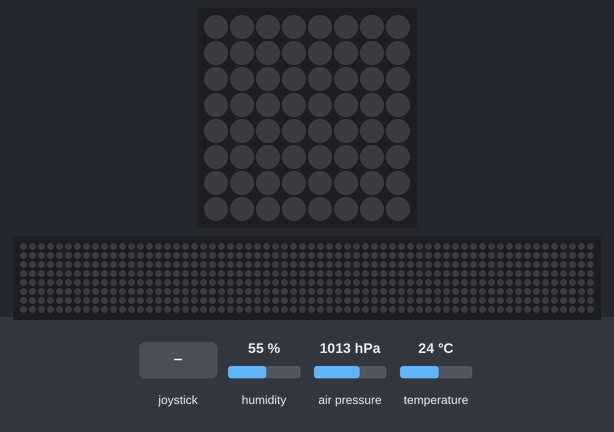
Recording of a program running on a simulated Raspberry Pi (BCM pin numbers) with a Sense HAT. Shown: the Sense HAT's 8×8 RGB LED matrix, a strip that is not on the board, showing the scrolling text unrolled. The inputs (shaded band) are chosen by the test bench; at power-on: temperature 24 °C, humidity 55 %, air pressure 1013 hPa. Dim RGB values are drawn brighter than linear; the clock reads 2024-03-15 10:24:30 at power-on unless the program sets it; the 64×8 strip is a reading aid, not a part: it shows the text the matrix is scrolling, unrolled, one strip-width of it at a time.

Above: at 1.2 s.
1.3 s: joystick clicked
At 1.45 s:
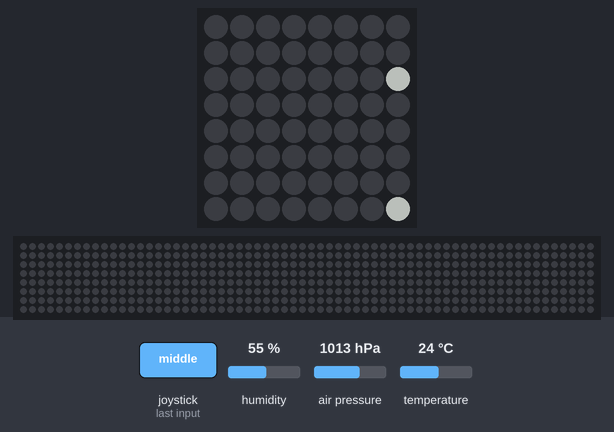
At 1.95 s:
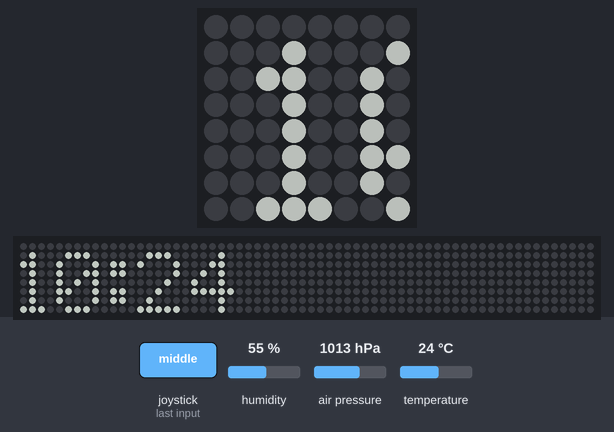
3.2 s: temperature set to 12 °C
At 5.17 s:
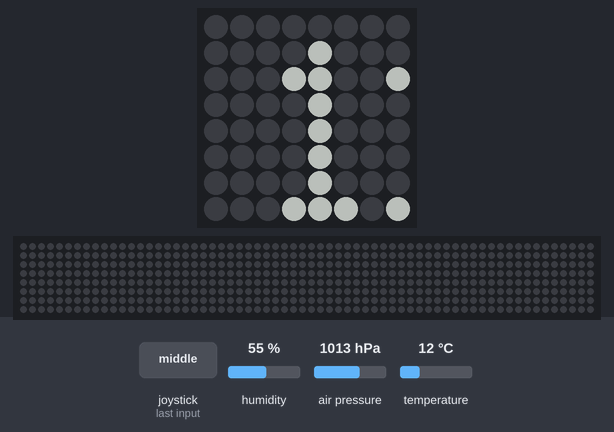

The program:

simple_sensors.py
```python
from sense_hat import SenseHat
from datetime import datetime

sense = SenseHat()

sense.low_light = True

green = (0, 100, 0)
red = (100, 0, 0)
blue = (0, 0, 100)
white = (100, 100, 100)

while True:
    events = sense.stick.get_events()
    for event in events:
        if event.action == 'pressed' and event.direction == 'middle':
            time = datetime.now().strftime('%H:%M')
            sense.show_message(str(time), text_colour=white)
            temp = round(sense.temp, 1)
            sense.show_message(str(temp) + '\'C', text_colour=white)
            humidity = round(sense.humidity, 1)
            sense.show_message(str(humidity) + '%', text_colour=white)
            pressure = round(sense.pressure)
            sense.show_message(str(pressure) + ' mB', text_colour=white)
```

Measured:
- after the input at 1.3 s, the LEDs: change after 0.10 s (image 1)
